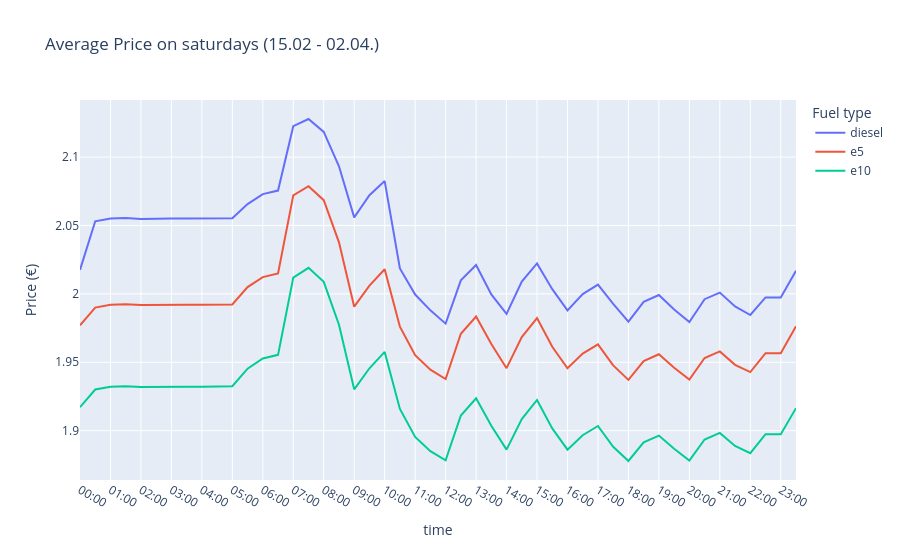

The cell this chart's notebook holds for it:
### Code cell
mask_saturday = (df_filled['retrieval_date'] >= date(2026, 2, 16)) & (df_filled['retrieval_date'] <= date(2026, 4, 2)) & (df_filled["weekday"].isin(['Saturday']))
df_filtered_saturday= df_filled[mask_saturday].copy()



df_saturday = df_filtered_saturday.groupby('retrieval_time')[['diesel', 'e5', 'e10']].mean().reset_index()

# Sortieren damit die Reihenfolge stimmt
df_saturday = df_saturday.sort_values('retrieval_time').reset_index(drop=True)


fig3 = px.line(
    df_saturday,
    x='retrieval_time',
    y=['diesel', 'e5', 'e10'],
    title='Average Price on saturdays (15.02 - 02.04.)',
    labels={'retrieval_time': 'time', 'value': 'Price (€)', 'variable': 'Fuel type'}
)



fig3.update_xaxes(tickmode='array', tickvals=df_saturday['retrieval_time'][df_saturday['retrieval_time'].str.endswith('00')],dtick=1)
fig3.show()
fig3.write_image("assets/avg_price_over_day_saturday.png", width=1668, height=450)

### Figure 1 — Plotly figure (JSON) as saved in the notebook; plotly's stock layout.template omitted (floating-point values rounded to 4 significant figures)
{"data": [{"hovertemplate": "Fuel type=diesel<br>time=%{x}<br>Price (€)=%{y}<extra></extra>", "legendgroup": "diesel", "line": {"color": "#636efa", "dash": "solid"}, "marker": {"symbol": "circle"}, "mode": "lines", "name": "diesel", "orientation": "v", "showlegend": true, "type": "scatter", "x": ["00:00", "00:30", "01:00", "01:30", "02:00", "02:30", "03:00", "03:30", "04:00", "04:30", "05:00", "05:30", "06:00", "06:30", "07:00", "07:30", "08:00", "08:30", "09:00", "09:30", "10:00", "10:30", "11:00", "11:30", "12:00", "12:30", "13:00", "13:30", "14:00", "14:30", "15:00", "15:30", "16:00", "16:30", "17:00", "17:30", "18:00", "18:30", "19:00", "19:30", "20:00", "20:30", "21:00", "21:30", "22:00", "22:30", "23:00", "23:30"], "xaxis": "x", "y": [2.018, 2.053, 2.055, 2.055, 2.055, 2.055, 2.055, 2.055, 2.055, 2.055, 2.055, 2.066, 2.073, 2.075, 2.123, 2.128, 2.118, 2.093, 2.056, 2.072, 2.082, 2.019, 2.0, 1.988, 1.978, 2.01, 2.021, 2.0, 1.985, 2.009, 2.022, 2.003, 1.988, 2.0, 2.007, 1.993, 1.98, 1.994, 1.999, 1.989, 1.979, 1.996, 2.001, 1.991, 1.985, 1.997, 1.997, 2.017], "yaxis": "y"}, {"hovertemplate": "Fuel type=e5<br>time=%{x}<br>Price (€)=%{y}<extra></extra>", "legendgroup": "e5", "line": {"color": "#EF553B", "dash": "solid"}, "marker": {"symbol": "circle"}, "mode": "lines", "name": "e5", "orientation": "v", "showlegend": true, "type": "scatter", "x": ["00:00", "00:30", "01:00", "01:30", "02:00", "02:30", "03:00", "03:30", "04:00", "04:30", "05:00", "05:30", "06:00", "06:30", "07:00", "07:30", "08:00", "08:30", "09:00", "09:30", "10:00", "10:30", "11:00", "11:30", "12:00", "12:30", "13:00", "13:30", "14:00", "14:30", "15:00", "15:30", "16:00", "16:30", "17:00", "17:30", "18:00", "18:30", "19:00", "19:30", "20:00", "20:30", "21:00", "21:30", "22:00", "22:30", "23:00", "23:30"], "xaxis": "x", "y": [1.977, 1.99, 1.992, 1.992, 1.992, 1.992, 1.992, 1.992, 1.992, 1.992, 1.992, 2.005, 2.012, 2.015, 2.072, 2.079, 2.068, 2.038, 1.991, 2.006, 2.018, 1.976, 1.955, 1.945, 1.938, 1.971, 1.983, 1.963, 1.946, 1.968, 1.982, 1.961, 1.946, 1.956, 1.963, 1.948, 1.937, 1.951, 1.956, 1.946, 1.937, 1.953, 1.958, 1.948, 1.943, 1.957, 1.957, 1.976], "yaxis": "y"}, {"hovertemplate": "Fuel type=e10<br>time=%{x}<br>Price (€)=%{y}<extra></extra>", "legendgroup": "e10", "line": {"color": "#00cc96", "dash": "solid"}, "marker": {"symbol": "circle"}, "mode": "lines", "name": "e10", "orientation": "v", "showlegend": true, "type": "scatter", "x": ["00:00", "00:30", "01:00", "01:30", "02:00", "02:30", "03:00", "03:30", "04:00", "04:30", "05:00", "05:30", "06:00", "06:30", "07:00", "07:30", "08:00", "08:30", "09:00", "09:30", "10:00", "10:30", "11:00", "11:30", "12:00", "12:30", "13:00", "13:30", "14:00", "14:30", "15:00", "15:30", "16:00", "16:30", "17:00", "17:30", "18:00", "18:30", "19:00", "19:30", "20:00", "20:30", "21:00", "21:30", "22:00", "22:30", "23:00", "23:30"], "xaxis": "x", "y": [1.917, 1.93, 1.932, 1.932, 1.932, 1.932, 1.932, 1.932, 1.932, 1.932, 1.932, 1.945, 1.953, 1.955, 2.012, 2.019, 2.009, 1.977, 1.93, 1.946, 1.958, 1.916, 1.895, 1.885, 1.878, 1.911, 1.924, 1.904, 1.886, 1.908, 1.922, 1.902, 1.886, 1.897, 1.903, 1.888, 1.878, 1.891, 1.896, 1.887, 1.878, 1.894, 1.898, 1.889, 1.884, 1.897, 1.897, 1.916], "yaxis": "y"}], "layout": {"legend": {"title": {"text": "Fuel type"}, "tracegroupgap": 0}, "title": {"text": "Average Price on saturdays (15.02 - 02.04.)"}, "xaxis": {"anchor": "y", "domain": [0, 1], "dtick": 1, "tickmode": "array", "tickvals": ["00:00", "01:00", "02:00", "03:00", "04:00", "05:00", "06:00", "07:00", "08:00", "09:00", "10:00", "11:00", "12:00", "13:00", "14:00", "15:00", "16:00", "17:00", "18:00", "19:00", "20:00", "21:00", "22:00", "23:00"], "title": {"text": "time"}}, "yaxis": {"anchor": "x", "domain": [0, 1], "title": {"text": "Price (€)"}}}}
